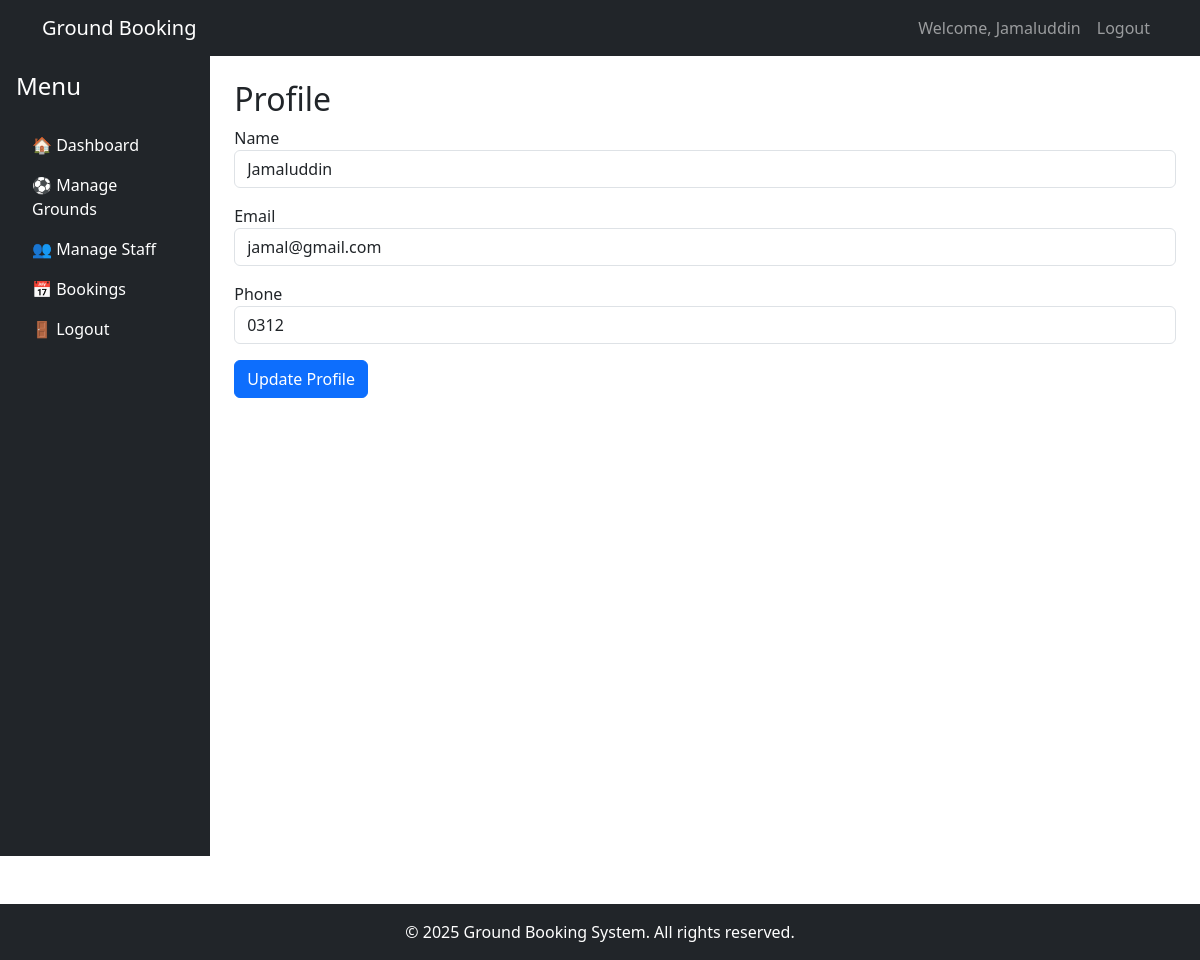
The app's page /admin/profile.php (signed in) with its own data.
### tables this page shows
CREATE TABLE `users` (
  `id` int(11) NOT NULL,
  `name` varchar(100) NOT NULL,
  `email` varchar(150) NOT NULL,
  `password` varchar(255) NOT NULL,
  `role` enum('superadmin','admin','staff','customer') NOT NULL,
  `parent_admin_id` int(11) DEFAULT NULL,
  `phone` varchar(20) DEFAULT NULL,
  `status` tinyint(1) DEFAULT 1,
  `created_at` timestamp NOT NULL DEFAULT current_timestamp()
);

### admin/profile.php (the view, shortened to what this page needs)
<?php
include '../config/db.php';
$admin_id = $_SESSION['user_id'];
$user = $conn->query("SELECT * FROM users WHERE id=$admin_id")->fetch_assoc();
?>
<?php include '../includes/header.php'; ?>
<div class="d-flex">
    <?php include '../includes/sidebar.php'; ?>
    <div class="container-fluid p-4">
        <h2>Profile</h2>
        <form method="POST">
            <div class="mb-3">
                <label>Name</label>
                <input type="text" name="name" class="form-control" value="<?php echo $user['name']; ?>" required>
            </div>
            <div class="mb-3">
                <label>Email</label>
                <input type="email" name="email" class="form-control" value="<?php echo $user['email']; ?>" required>
            </div>
            <div class="mb-3">
                <label>Phone</label>
                <input type="text" name="phone" class="form-control" value="<?php echo $user['phone']; ?>">
            </div>
            <button type="submit" name="update" class="btn btn-primary">Update Profile</button>
        </form>
    </div>
</div>
<?php include '../includes/footer.php'; ?>

### records on screen
users: name "Jamaluddin", email "jamal@gmail.com", phone "0312"

### other values on screen
$_SESSION['name'] "Jamaluddin"
